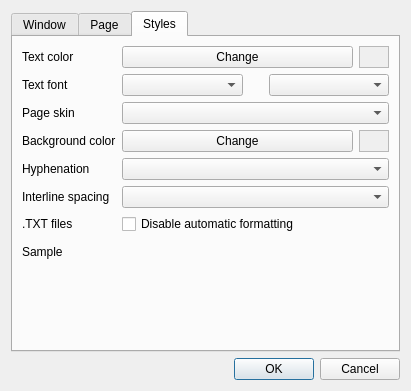
<?xml version="1.0" encoding="UTF-8"?>
<ui version="4.0">
 <class>SettingsDlg</class>
 <widget class="QDialog" name="SettingsDlg">
  <property name="windowModality">
   <enum>Qt::ApplicationModal</enum>
  </property>
  <property name="geometry">
   <rect>
    <x>0</x>
    <y>0</y>
    <width>389</width>
    <height>391</height>
   </rect>
  </property>
  <property name="sizePolicy">
   <sizepolicy hsizetype="Fixed" vsizetype="Fixed">
    <horstretch>0</horstretch>
    <verstretch>0</verstretch>
   </sizepolicy>
  </property>
  <property name="windowTitle">
   <string>Settings</string>
  </property>
  <property name="windowIcon">
   <iconset>
    <normaloff>:/icons/action/icons/configure.png</normaloff>:/icons/action/icons/configure.png</iconset>
  </property>
  <layout class="QVBoxLayout" name="verticalLayout">
   <item>
    <widget class="QTabWidget" name="tabWidget">
     <property name="currentIndex">
      <number>2</number>
     </property>
     <widget class="QWidget" name="tabWindow">
      <property name="toolTip">
       <string>Window options</string>
      </property>
      <property name="accessibleName">
       <string/>
      </property>
      <attribute name="title">
       <string>Window</string>
      </attribute>
      <layout class="QVBoxLayout" name="verticalLayout_2">
       <item>
        <layout class="QFormLayout" name="formLayout_3">
         <item row="0" column="0">
          <widget class="QLabel" name="label_5">
           <property name="text">
            <string>Look &amp; feel</string>
           </property>
          </widget>
         </item>
         <item row="0" column="1">
          <widget class="QComboBox" name="cbLookAndFeel"/>
         </item>
         <item row="1" column="0">
          <widget class="QLabel" name="label_10">
           <property name="text">
            <string>Startup action</string>
           </property>
          </widget>
         </item>
         <item row="1" column="1">
          <widget class="QComboBox" name="cbStartupAction">
           <item>
            <property name="text">
             <string>Open recent book</string>
            </property>
           </item>
           <item>
            <property name="text">
             <string>Show list of recent books</string>
            </property>
           </item>
           <item>
            <property name="text">
             <string>Show File Open dialog</string>
            </property>
           </item>
           <item>
            <property name="text">
             <string>Do nothing</string>
            </property>
           </item>
          </widget>
         </item>
         <item row="2" column="0">
          <widget class="QLabel" name="label_16">
           <property name="text">
            <string>Controls</string>
           </property>
          </widget>
         </item>
         <item row="2" column="1">
          <layout class="QVBoxLayout" name="verticalLayout_6">
           <item>
            <widget class="QCheckBox" name="cbWindowShowToolbar">
             <property name="text">
              <string>Show toolbar</string>
             </property>
            </widget>
           </item>
           <item>
            <widget class="QCheckBox" name="cbWindowShowMenu">
             <property name="text">
              <string>Show menu</string>
             </property>
            </widget>
           </item>
           <item>
            <widget class="QCheckBox" name="cbWindowShowScrollbar">
             <property name="text">
              <string>Show scroll bar</string>
             </property>
            </widget>
           </item>
           <item>
            <widget class="QCheckBox" name="cbWindowShowStatusBar">
             <property name="text">
              <string>Show status bar</string>
             </property>
            </widget>
           </item>
          </layout>
         </item>
        </layout>
       </item>
       <item>
        <widget class="QCheckBox" name="cbWindowFullscreen">
         <property name="text">
          <string>Fullscreen display</string>
         </property>
        </widget>
       </item>
      </layout>
     </widget>
     <widget class="QWidget" name="tabPage">
      <attribute name="title">
       <string>Page</string>
      </attribute>
      <layout class="QVBoxLayout" name="verticalLayout_4">
       <item>
        <layout class="QVBoxLayout" name="verticalLayout_3">
         <item>
          <spacer name="verticalSpacer_6">
           <property name="orientation">
            <enum>Qt::Vertical</enum>
           </property>
           <property name="sizeHint" stdset="0">
            <size>
             <width>367</width>
             <height>13</height>
            </size>
           </property>
          </spacer>
         </item>
         <item>
          <spacer name="verticalSpacer_2">
           <property name="orientation">
            <enum>Qt::Vertical</enum>
           </property>
           <property name="sizeHint" stdset="0">
            <size>
             <width>367</width>
             <height>13</height>
            </size>
           </property>
          </spacer>
         </item>
         <item>
          <layout class="QFormLayout" name="formLayout_2">
           <property name="fieldGrowthPolicy">
            <enum>QFormLayout::AllNonFixedFieldsGrow</enum>
           </property>
           <item row="1" column="1">
            <widget class="QComboBox" name="cbViewMode">
             <property name="sizePolicy">
              <sizepolicy hsizetype="Preferred" vsizetype="Fixed">
               <horstretch>0</horstretch>
               <verstretch>0</verstretch>
              </sizepolicy>
             </property>
             <item>
              <property name="text">
               <string>One page</string>
              </property>
             </item>
             <item>
              <property name="text">
               <string>Two pages</string>
              </property>
             </item>
             <item>
              <property name="text">
               <string>Scroll View</string>
              </property>
             </item>
            </widget>
           </item>
           <item row="1" column="0">
            <widget class="QLabel" name="label_3">
             <property name="sizePolicy">
              <sizepolicy hsizetype="Maximum" vsizetype="Preferred">
               <horstretch>0</horstretch>
               <verstretch>0</verstretch>
              </sizepolicy>
             </property>
             <property name="text">
              <string>Vew Mode</string>
             </property>
            </widget>
           </item>
           <item row="0" column="0">
            <widget class="QLabel" name="label_4">
             <property name="sizePolicy">
              <sizepolicy hsizetype="Maximum" vsizetype="Preferred">
               <horstretch>0</horstretch>
               <verstretch>0</verstretch>
              </sizepolicy>
             </property>
             <property name="text">
              <string>Page margins</string>
             </property>
            </widget>
           </item>
           <item row="0" column="1">
            <widget class="QComboBox" name="cbMargins">
             <item>
              <property name="text">
               <string>0</string>
              </property>
             </item>
             <item>
              <property name="text">
               <string>5</string>
              </property>
             </item>
             <item>
              <property name="text">
               <string>8</string>
              </property>
             </item>
             <item>
              <property name="text">
               <string>10</string>
              </property>
             </item>
             <item>
              <property name="text">
               <string>15</string>
              </property>
             </item>
             <item>
              <property name="text">
               <string>20</string>
              </property>
             </item>
             <item>
              <property name="text">
               <string>25</string>
              </property>
             </item>
             <item>
              <property name="text">
               <string>30</string>
              </property>
             </item>
            </widget>
           </item>
          </layout>
         </item>
         <item>
          <widget class="QCheckBox" name="cbShowPageHeader">
           <property name="text">
            <string>Show page header</string>
           </property>
          </widget>
         </item>
         <item>
          <layout class="QHBoxLayout" name="horizontalLayout_2">
           <item>
            <spacer name="horizontalSpacer">
             <property name="orientation">
              <enum>Qt::Horizontal</enum>
             </property>
             <property name="sizeType">
              <enum>QSizePolicy::Maximum</enum>
             </property>
             <property name="sizeHint" stdset="0">
              <size>
               <width>30</width>
               <height>20</height>
              </size>
             </property>
            </spacer>
           </item>
           <item>
            <widget class="QCheckBox" name="cbShowBookName">
             <property name="text">
              <string>Book name</string>
             </property>
            </widget>
           </item>
          </layout>
         </item>
         <item>
          <layout class="QHBoxLayout" name="horizontalLayout_3">
           <item>
            <spacer name="horizontalSpacer_2">
             <property name="orientation">
              <enum>Qt::Horizontal</enum>
             </property>
             <property name="sizeType">
              <enum>QSizePolicy::Maximum</enum>
             </property>
             <property name="sizeHint" stdset="0">
              <size>
               <width>30</width>
               <height>20</height>
              </size>
             </property>
            </spacer>
           </item>
           <item>
            <widget class="QCheckBox" name="cbShowClock">
             <property name="text">
              <string>Clock</string>
             </property>
            </widget>
           </item>
          </layout>
         </item>
         <item>
          <layout class="QHBoxLayout" name="horizontalLayout_5">
           <item>
            <spacer name="horizontalSpacer_4">
             <property name="orientation">
              <enum>Qt::Horizontal</enum>
             </property>
             <property name="sizeType">
              <enum>QSizePolicy::Maximum</enum>
             </property>
             <property name="sizeHint" stdset="0">
              <size>
               <width>30</width>
               <height>20</height>
              </size>
             </property>
            </spacer>
           </item>
           <item>
            <widget class="QCheckBox" name="cbShowBattery">
             <property name="text">
              <string>Battery status</string>
             </property>
            </widget>
           </item>
          </layout>
         </item>
         <item>
          <layout class="QHBoxLayout" name="horizontalLayout_6">
           <item>
            <spacer name="horizontalSpacer_5">
             <property name="orientation">
              <enum>Qt::Horizontal</enum>
             </property>
             <property name="sizeType">
              <enum>QSizePolicy::Maximum</enum>
             </property>
             <property name="sizeHint" stdset="0">
              <size>
               <width>30</width>
               <height>20</height>
              </size>
             </property>
            </spacer>
           </item>
           <item>
            <layout class="QFormLayout" name="formLayout_4">
             <property name="fieldGrowthPolicy">
              <enum>QFormLayout::AllNonFixedFieldsGrow</enum>
             </property>
             <item row="1" column="0">
              <widget class="QLabel" name="label_7">
               <property name="text">
                <string>Header font</string>
               </property>
              </widget>
             </item>
             <item row="1" column="1">
              <layout class="QHBoxLayout" name="horizontalLayout">
               <item>
                <widget class="QComboBox" name="cbTitleFontFace"/>
               </item>
               <item>
                <widget class="QComboBox" name="cbTitleFontSize"/>
               </item>
              </layout>
             </item>
             <item row="0" column="0">
              <widget class="QLabel" name="label_11">
               <property name="text">
                <string>Page header text color</string>
               </property>
              </widget>
             </item>
             <item row="0" column="1">
              <layout class="QHBoxLayout" name="horizontalLayout_4">
               <item>
                <widget class="QPushButton" name="btnHeaderTextColor">
                 <property name="sizePolicy">
                  <sizepolicy hsizetype="Preferred" vsizetype="Fixed">
                   <horstretch>0</horstretch>
                   <verstretch>0</verstretch>
                  </sizepolicy>
                 </property>
                 <property name="text">
                  <string>Change</string>
                 </property>
                </widget>
               </item>
               <item>
                <widget class="QFrame" name="frmHeaderTextColor">
                 <property name="sizePolicy">
                  <sizepolicy hsizetype="Minimum" vsizetype="Preferred">
                   <horstretch>0</horstretch>
                   <verstretch>0</verstretch>
                  </sizepolicy>
                 </property>
                 <property name="maximumSize">
                  <size>
                   <width>30</width>
                   <height>30</height>
                  </size>
                 </property>
                 <property name="autoFillBackground">
                  <bool>true</bool>
                 </property>
                 <property name="frameShape">
                  <enum>QFrame::StyledPanel</enum>
                 </property>
                 <property name="frameShadow">
                  <enum>QFrame::Sunken</enum>
                 </property>
                 <property name="lineWidth">
                  <number>1</number>
                 </property>
                 <property name="midLineWidth">
                  <number>5</number>
                 </property>
                </widget>
               </item>
              </layout>
             </item>
            </layout>
           </item>
          </layout>
         </item>
         <item>
          <spacer name="verticalSpacer">
           <property name="orientation">
            <enum>Qt::Vertical</enum>
           </property>
           <property name="sizeHint" stdset="0">
            <size>
             <width>364</width>
             <height>13</height>
            </size>
           </property>
          </spacer>
         </item>
         <item>
          <widget class="QCheckBox" name="cbShowFootNotes">
           <property name="text">
            <string>Show footnotes at bottom of page</string>
           </property>
          </widget>
         </item>
         <item>
          <spacer name="verticalSpacer_3">
           <property name="orientation">
            <enum>Qt::Vertical</enum>
           </property>
           <property name="sizeHint" stdset="0">
            <size>
             <width>367</width>
             <height>13</height>
            </size>
           </property>
          </spacer>
         </item>
         <item>
          <spacer name="verticalSpacer_4">
           <property name="orientation">
            <enum>Qt::Vertical</enum>
           </property>
           <property name="sizeHint" stdset="0">
            <size>
             <width>367</width>
             <height>13</height>
            </size>
           </property>
          </spacer>
         </item>
        </layout>
       </item>
      </layout>
     </widget>
     <widget class="QWidget" name="tabDefStyle">
      <attribute name="title">
       <string>Styles</string>
      </attribute>
      <layout class="QVBoxLayout" name="verticalLayout_5">
       <item>
        <layout class="QFormLayout" name="formLayout">
         <item row="0" column="0">
          <widget class="QLabel" name="label_6">
           <property name="text">
            <string>Text color</string>
           </property>
          </widget>
         </item>
         <item row="3" column="0">
          <widget class="QLabel" name="label_12">
           <property name="text">
            <string>Text font</string>
           </property>
          </widget>
         </item>
         <item row="5" column="0">
          <widget class="QLabel" name="label_8">
           <property name="text">
            <string>Background color</string>
           </property>
          </widget>
         </item>
         <item row="3" column="1">
          <layout class="QHBoxLayout" name="horizontalLayout_14">
           <item>
            <widget class="QComboBox" name="cbTextFontFace">
             <property name="sizePolicy">
              <sizepolicy hsizetype="Preferred" vsizetype="Fixed">
               <horstretch>0</horstretch>
               <verstretch>0</verstretch>
              </sizepolicy>
             </property>
            </widget>
           </item>
           <item>
            <spacer name="horizontalSpacer_3">
             <property name="orientation">
              <enum>Qt::Horizontal</enum>
             </property>
             <property name="sizeType">
              <enum>QSizePolicy::Maximum</enum>
             </property>
             <property name="sizeHint" stdset="0">
              <size>
               <width>20</width>
               <height>20</height>
              </size>
             </property>
            </spacer>
           </item>
           <item>
            <widget class="QComboBox" name="cbTextFontSize">
             <property name="sizePolicy">
              <sizepolicy hsizetype="Preferred" vsizetype="Fixed">
               <horstretch>0</horstretch>
               <verstretch>0</verstretch>
              </sizepolicy>
             </property>
             <property name="minimumSize">
              <size>
               <width>60</width>
               <height>0</height>
              </size>
             </property>
             <property name="maximumSize">
              <size>
               <width>16777215</width>
               <height>16777215</height>
              </size>
             </property>
             <property name="baseSize">
              <size>
               <width>60</width>
               <height>0</height>
              </size>
             </property>
            </widget>
           </item>
          </layout>
         </item>
         <item row="6" column="0">
          <widget class="QLabel" name="label_9">
           <property name="text">
            <string>Hyphenation</string>
           </property>
          </widget>
         </item>
         <item row="7" column="0">
          <widget class="QLabel" name="label_13">
           <property name="text">
            <string>Interline spacing</string>
           </property>
          </widget>
         </item>
         <item row="6" column="1">
          <widget class="QComboBox" name="cbHyphenation"/>
         </item>
         <item row="7" column="1">
          <widget class="QComboBox" name="cbInterlineSpace"/>
         </item>
         <item row="4" column="0">
          <widget class="QLabel" name="label_14">
           <property name="text">
            <string>Page skin</string>
           </property>
          </widget>
         </item>
         <item row="4" column="1">
          <widget class="QComboBox" name="cbPageSkin">
           <property name="sizePolicy">
            <sizepolicy hsizetype="Preferred" vsizetype="Fixed">
             <horstretch>0</horstretch>
             <verstretch>0</verstretch>
            </sizepolicy>
           </property>
           <property name="minimumSize">
            <size>
             <width>60</width>
             <height>0</height>
            </size>
           </property>
           <property name="maximumSize">
            <size>
             <width>16777215</width>
             <height>16777215</height>
            </size>
           </property>
           <property name="baseSize">
            <size>
             <width>60</width>
             <height>0</height>
            </size>
           </property>
          </widget>
         </item>
         <item row="9" column="0">
          <widget class="QLabel" name="label_15">
           <property name="text">
            <string>Sample</string>
           </property>
          </widget>
         </item>
         <item row="9" column="1">
          <widget class="CR3View" name="crSample" native="true">
           <property name="sizePolicy">
            <sizepolicy hsizetype="Expanding" vsizetype="Expanding">
             <horstretch>0</horstretch>
             <verstretch>0</verstretch>
            </sizepolicy>
           </property>
           <property name="minimumSize">
            <size>
             <width>80</width>
             <height>80</height>
            </size>
           </property>
          </widget>
         </item>
         <item row="5" column="1">
          <layout class="QHBoxLayout" name="horizontalLayout_10">
           <item>
            <widget class="QPushButton" name="btnBgColor">
             <property name="sizePolicy">
              <sizepolicy hsizetype="Preferred" vsizetype="Fixed">
               <horstretch>0</horstretch>
               <verstretch>0</verstretch>
              </sizepolicy>
             </property>
             <property name="text">
              <string>Change</string>
             </property>
            </widget>
           </item>
           <item>
            <widget class="QFrame" name="frmBgColor">
             <property name="sizePolicy">
              <sizepolicy hsizetype="Maximum" vsizetype="Preferred">
               <horstretch>0</horstretch>
               <verstretch>0</verstretch>
              </sizepolicy>
             </property>
             <property name="minimumSize">
              <size>
               <width>20</width>
               <height>20</height>
              </size>
             </property>
             <property name="maximumSize">
              <size>
               <width>30</width>
               <height>30</height>
              </size>
             </property>
             <property name="autoFillBackground">
              <bool>true</bool>
             </property>
             <property name="frameShape">
              <enum>QFrame::StyledPanel</enum>
             </property>
             <property name="frameShadow">
              <enum>QFrame::Sunken</enum>
             </property>
             <property name="lineWidth">
              <number>1</number>
             </property>
             <property name="midLineWidth">
              <number>5</number>
             </property>
            </widget>
           </item>
          </layout>
         </item>
         <item row="0" column="1">
          <layout class="QHBoxLayout" name="horizontalLayout_11">
           <item>
            <widget class="QPushButton" name="btnTextColor">
             <property name="sizePolicy">
              <sizepolicy hsizetype="Preferred" vsizetype="Fixed">
               <horstretch>0</horstretch>
               <verstretch>0</verstretch>
              </sizepolicy>
             </property>
             <property name="text">
              <string>Change</string>
             </property>
            </widget>
           </item>
           <item>
            <widget class="QFrame" name="frmTextColor">
             <property name="sizePolicy">
              <sizepolicy hsizetype="Maximum" vsizetype="Preferred">
               <horstretch>0</horstretch>
               <verstretch>0</verstretch>
              </sizepolicy>
             </property>
             <property name="minimumSize">
              <size>
               <width>20</width>
               <height>20</height>
              </size>
             </property>
             <property name="maximumSize">
              <size>
               <width>30</width>
               <height>30</height>
              </size>
             </property>
             <property name="sizeIncrement">
              <size>
               <width>4</width>
               <height>4</height>
              </size>
             </property>
             <property name="baseSize">
              <size>
               <width>0</width>
               <height>0</height>
              </size>
             </property>
             <property name="autoFillBackground">
              <bool>true</bool>
             </property>
             <property name="frameShape">
              <enum>QFrame::StyledPanel</enum>
             </property>
             <property name="frameShadow">
              <enum>QFrame::Sunken</enum>
             </property>
             <property name="lineWidth">
              <number>1</number>
             </property>
             <property name="midLineWidth">
              <number>5</number>
             </property>
            </widget>
           </item>
          </layout>
         </item>
         <item row="8" column="0">
          <widget class="QLabel" name="label_17">
           <property name="text">
            <string>.TXT files</string>
           </property>
          </widget>
         </item>
         <item row="8" column="1">
          <widget class="QCheckBox" name="cbTxtPreFormatted">
           <property name="text">
            <string>Disable automatic formatting</string>
           </property>
          </widget>
         </item>
        </layout>
       </item>
      </layout>
     </widget>
    </widget>
   </item>
   <item>
    <widget class="QDialogButtonBox" name="buttonBox">
     <property name="orientation">
      <enum>Qt::Horizontal</enum>
     </property>
     <property name="standardButtons">
      <set>QDialogButtonBox::Cancel|QDialogButtonBox::Ok</set>
     </property>
    </widget>
   </item>
  </layout>
 </widget>
 <customwidgets>
  <customwidget>
   <class>CR3View</class>
   <extends>QWidget</extends>
   <header>cr3widget.h</header>
   <container>1</container>
   <slots>
    <signal>fileOpened()</signal>
    <slot>open()</slot>
    <slot>contextMenu(QPoint)</slot>
   </slots>
  </customwidget>
 </customwidgets>
 <resources/>
 <connections>
  <connection>
   <sender>buttonBox</sender>
   <signal>accepted()</signal>
   <receiver>SettingsDlg</receiver>
   <slot>accept()</slot>
   <hints>
    <hint type="sourcelabel">
     <x>248</x>
     <y>254</y>
    </hint>
    <hint type="destinationlabel">
     <x>157</x>
     <y>274</y>
    </hint>
   </hints>
  </connection>
  <connection>
   <sender>buttonBox</sender>
   <signal>rejected()</signal>
   <receiver>SettingsDlg</receiver>
   <slot>reject()</slot>
   <hints>
    <hint type="sourcelabel">
     <x>316</x>
     <y>260</y>
    </hint>
    <hint type="destinationlabel">
     <x>286</x>
     <y>274</y>
    </hint>
   </hints>
  </connection>
 </connections>
</ui>
